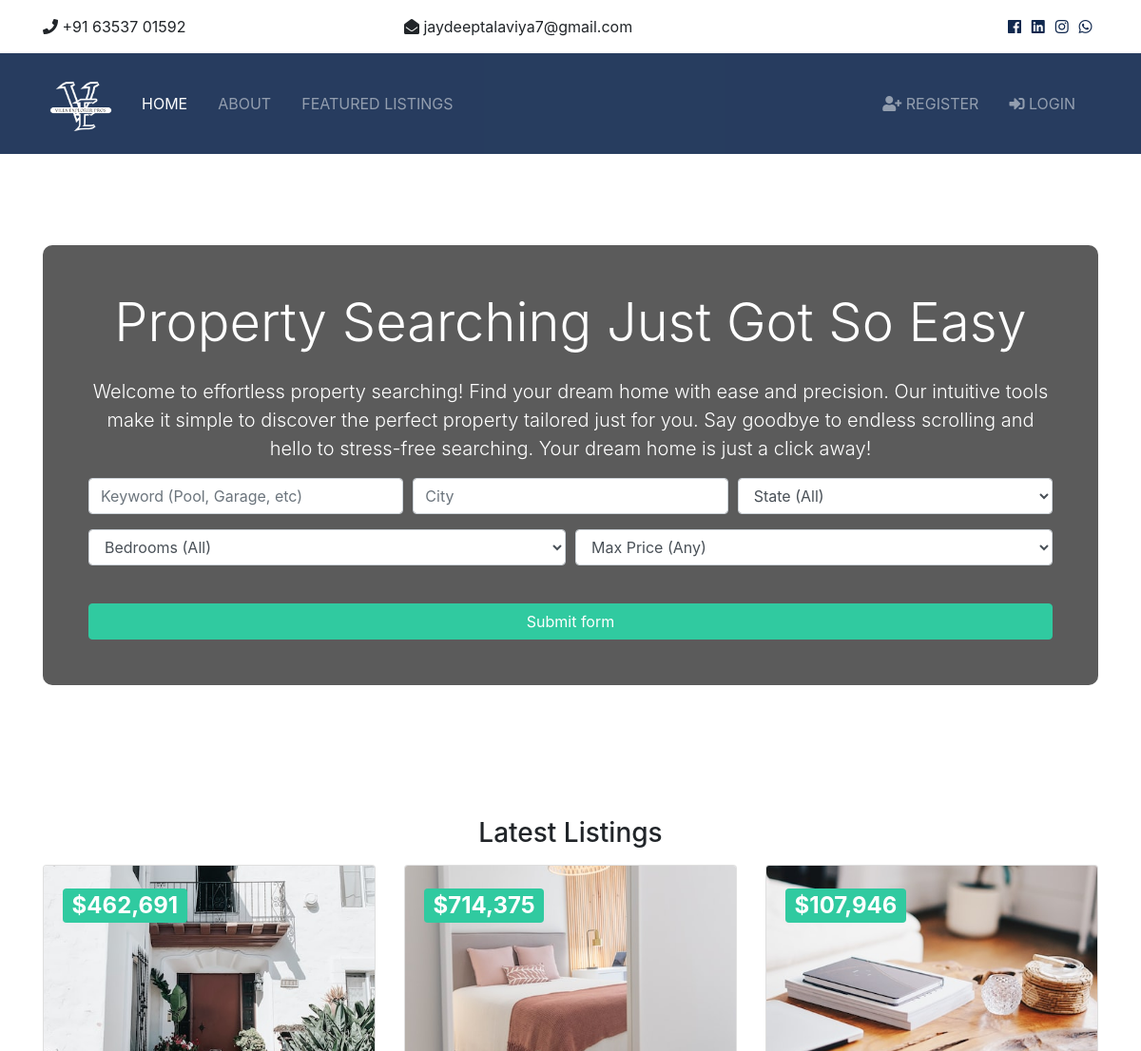
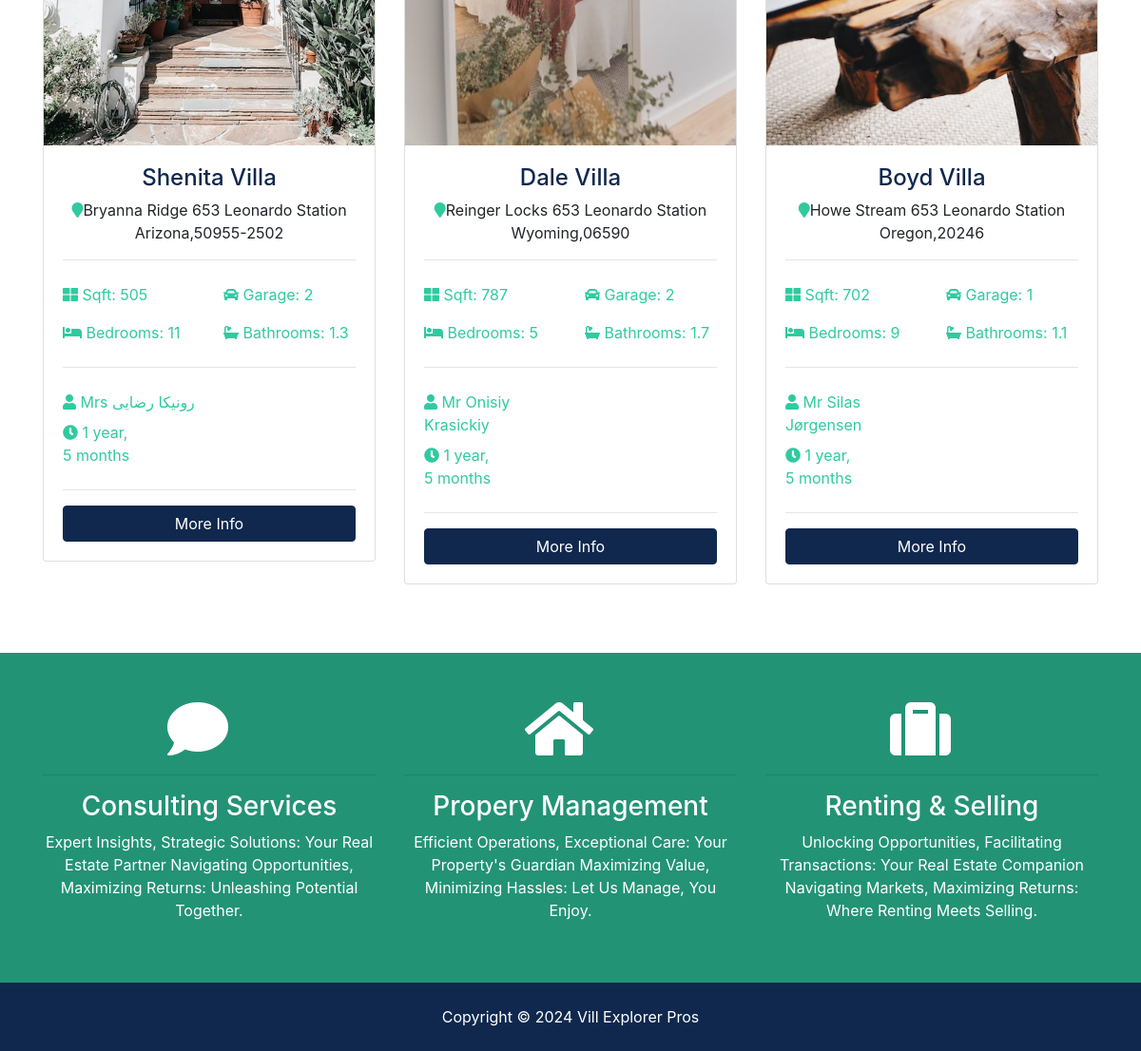
The page / on the database its author committed (2 pictures, top to bottom).
### listings/models.py (models this page shows, shortened)
class Listing(models.Model):
    objects = None
    realtor = models.ForeignKey(Realtor, on_delete=models.DO_NOTHING)
    title = models.CharField(max_length=200)
    address = models.CharField(max_length=200)
    city = models.CharField(max_length=100)
    state = models.CharField(max_length=100)
    zipcode = models.CharField(max_length=20)
    descreption = models.TextField(blank=True)
    price = models.IntegerField()
    bedrooms = models.IntegerField()
    bathrooms = models.DecimalField(max_digits=2, decimal_places=1)
    garage = models.IntegerField(default=0)
    sqft = models.IntegerField()
    lot_size = models.DecimalField(max_digits=5, decimal_places=1)
    photo_main = models.ImageField(upload_to='photos/%Y/%m/%d/')
    photo_1 = models.ImageField(upload_to='photos/%Y/%m/%d/', blank=True)
    photo_2 = models.ImageField(upload_to='photos/%Y/%m/%d/', blank=True)
    photo_3 = models.ImageField(upload_to='photos/%Y/%m/%d/', blank=True)
    photo_4 = models.ImageField(upload_to='photos/%Y/%m/%d/', blank=True)
    photo_5 = models.ImageField(upload_to='photos/%Y/%m/%d/', blank=True)
    photo_6 = models.ImageField(upload_to='photos/%Y/%m/%d/', blank=True)
    is_published = models.BooleanField(default=True)
    list_date = models.DateTimeField(default=datetime.now, blank=True)

### realtors/models.py (models this page shows)
class Realtor(models.Model):
    name = models.CharField(max_length=200)
    photo = models.ImageField(upload_to='photos/&Y/%m/%d/')
    description = models.TextField(blank=True)
    phone = models.CharField(max_length=20)
    email = models.CharField(max_length=50)
    is_mvp = models.BooleanField(default=False)
    hire_date = models.DateTimeField(default=datetime.now, blank=True)
    def __str__(self):
        return self.name

### pages/views.py (the view)
# urls.py: path('', views.index, name='listings'),
def index(request):
    listings = Listing.objects.order_by('-list_date').filter(is_published=True)[:3]
    context = {
        'listings': listings,
        'state_choices': state_choices,
        'bedroom_choices': bedroom_choices,
        'price_choices': price_choices
    }
    return render(request, 'pages/index.html',context)

### templates/pages/index.html (shortened to what this page needs)
{%extends 'base.html'%}
{%load humanize%}
{%block content%}
<!DOCTYPE html>
<html lang="en">
<head>
</head>
<body>
  <section id="showcase">
    <div class="container text-center">
      <div class="home-search p-5">
        <div class="overlay p-5 rounded-pill">
          <h1 class="display-4 mb-4">
            Property Searching Just Got So Easy
          </h1>
          <p class="lead">Welcome to effortless property searching! Find your dream home with ease and precision. Our intuitive tools make it simple to discover the perfect property tailored just for you. Say goodbye to endless scrolling and hello to stress-free searching. Your dream home is just a click away!</p>
          <div class="search">
            <form action="{%url 'search'%}">
              <div class="form-row">
                <div class="col-md-4 mb-3">
                  <input type="text" name="keywords" class="form-control" placeholder="Keyword (Pool, Garage, etc)">
                </div>
                <div class="col-md-4 mb-3">
                  <input type="text" name="city" class="form-control" placeholder="City">
                </div>
                <div class="col-md-4 mb-3">
                  <select name="state" class="form-control">
                    <option selected="true" disabled="disabled">State (All)</option>
                  </select>
                </div>
              </div>
              <div class="form-row">
                <div class="col-md-6 mb-3">
                  <select name="bedrooms" class="form-control">
                    <option selected="true" disabled="disabled">Bedrooms (All)</option>
                  </select>
                </div>
                <div class="col-md-6 mb-3">
                  <select name="price" class="form-control" id="type">
                    <option selected="true" disabled="disabled">Max Price (Any)</option>
                  </select>
                </div>
              </div>
              <button class="btn btn-secondary btn-block mt-4" type="submit">Submit form</button>
            </form>
          </div>
        </div>
      </div>
    </div>
  </section>
  <section id="listings" class="py-5">
    <div class="container">
      <h3 class="text-center mb-3">Latest Listings</h3>
      <div class="row">
        {%if listings%}
          {%for listing in listings%}
            <div class="col-md-6 col-lg-4 mb-4">
              <div class="card listing-preview">
                <img class="card-img-top" src="{{listing.photo_main.url}}" alt="">
                <div class="card-img-overlay">
                  <h2>
                    <span class="badge badge-secondary text-white">${{listing.price | intcomma}}</span>
                  </h2>
                </div>
                <div class="card-body">
                  <div class="listing-heading text-center">
                    <h4 class="text-primary">{{listing.title}}</h4>
                    <p>
                      <i class="fas fa-map-marker text-secondary"></i>{{listing.address}} {{listing.state}},{{listing.zipcode}}</p>
                  </div>
                  <hr>
                  <div class="row py-2 text-secondary">
                    <div class="col-6">
                      <i class="fas fa-th-large"></i> Sqft: {{listing.sqft}}</div>
                    <div class="col-6">
                      <i class="fas fa-car"></i> Garage: {{listing.garage}}</div>
                  </div>
                  <div class="row py-2 text-secondary">
                    <div class="col-6">
                      <i class="fas fa-bed"></i> Bedrooms: {{listing.bedrooms}}</div>
                    <div class="col-6">
                      <i class="fas fa-bath"></i> Bathrooms: {{listing.bathrooms }}</div>
                  </div>
                  <hr>
                  <div class="row py-2 text-secondary">
                    <div class="col-6">
                      <i class="fas fa-user"></i> {{listing.realtor}}</div>
                  </div>
                  <div class="row text-secondary pb-2">
                    <div class="col-6">
                      <i class="fas fa-clock"></i> {{listing.list_date | timesince}}</div>
                  </div>
                  <hr>
                  <a href="{%url 'listing' listing.id %}" class="btn btn-primary btn-block">More Info</a>
                </div>
              </div>
            </div>
          {%endfor%}
        {%else%}
          <div class="col-md-12">
            <p>No Listings Available</p>
          </div>
        {%endif%}
      </div>
    </div>
  </section>
  <section id="services" class="py-5 bg-secondary text-white">
    <div class="container">
      <div class="row text-center">
        <div class="col-md-4">
          <i class="fas fa-comment fa-4x mr-4"></i>
          <hr>
          <h3>Consulting Services</h3>
          <p>Expert Insights, Strategic Solutions: Your Real Estate Partner
Navigating Opportunities, Maximizing Returns: Unleashing Potential Together.</p>
        </div>
        <div class="col-md-4">
          <i class="fas fa-home fa-4x mr-4"></i>
          <hr>
          <h3>Propery Management</h3>
          <p>Efficient Operations, Exceptional Care: Your Property's Guardian
Maximizing Value, Minimizing Hassles: Let Us Manage, You Enjoy.</p>
        </div>
        <div class="col-md-4">
          <i class="fas fa-suitcase fa-4x mr-4"></i>
          <hr>
          <h3>Renting & Selling</h3>
          <p>Unlocking Opportunities, Facilitating Transactions: Your Real Estate Companion
Navigating Markets, Maximizing Returns: Where Renting Meets Selling.</p>
        </div>
      </div>
    </div>
  </section>
</body>
</html>
{%endblock%}

### templates/base.html (shortened to what this page needs)
{%load static%}
<!DOCTYPE html>
<html lang="en">
<head>
      <link rel="stylesheet" href="{%static 'css/all.css'%}">
      <link rel="stylesheet" href="{%static 'css/bootstrap.css'%}">
      <link rel="stylesheet" href="{%static 'css/style.css'%}">
       <link rel="stylesheet" href="{%static 'css/lightbox.min.css'%}">
</head>
<body>
{%include 'partials/_topbar.html'%}
{%include 'partials/_navbar.html'%}
{%block content%}
{%endblock%}
{%include 'partials/_footer.html'%}
</body>
</html>

### templates/partials/_topbar.html (shortened to what this page needs)
<!DOCTYPE html>
<html lang="en">
<head>
</head>
<body>
<section id="top-bar" class="p-3">
    <div class="container">
      <div class="row">
        <div class="col-md-4">
          <i class="fas fa-phone"></i> +91 63537 01592
        </div>
        <div class="col-md-4">
          <i class="fas fa-envelope-open"></i> jaydeeptalaviya7@gmail.com
        </div>
        <div class="col-md-4">
          <div class="social text-right">
            <a target="_blank" href="https://www.facebook.com/share/5B7oprPkkL5ZStbo/?mibextid=qi2Omg">
              <i class="fab fa-facebook"></i>
            </a>
            <a target="_blank" href="https://www.linkedin.com/in/jaydeep-talaviya-540901195">
              <i class="fab fa-linkedin"></i>
            </a>
            <a target="_blank" href="https://www.instagram.com/jay_talaviya_99?igsh=MWN6dG4zdzBrMDhrMA==">
              <i class="fab fa-instagram"></i>
            </a>
            <a target="_blank" href="https://wa.me/916353701592">
              <i class="fab fa-whatsapp"></i>
            </a>
          </div>
        </div>
      </div>
    </div>
  </section>
</body>
</html>

### templates/partials/_navbar.html (shortened to what this page needs)
{%load static%}
<!DOCTYPE html>
<html lang="en">
<head>
</head>
<body>
 <nav class="navbar navbar-expand-lg navbar-dark bg-primary sticky-top">
    <div class="container">
      <a class="navbar-brand" href="{%url 'index'%}">
        <img src="{% static 'img/logo.png'%}" class="logo" alt="">
      </a>
      <div class="collapse navbar-collapse" id="navbarNavAltMarkup">
        <ul class="navbar-nav">
          <li
                {% if '/' == request.path%}
                    class="nav-item active mr-3"
                {%else%}
                    class="nav-item  mr-3"
                {%endif%}
          >
            <a class="nav-link" href="{% url 'index' %}">Home</a>
          </li>
         <li
                {% if 'about' in request.path%}
                    class="nav-item active mr-3"
                {%else%}
                    class="nav-item  mr-3"
                {%endif%}
          >
            <a class="nav-link" href="{%url 'about'%}">About</a>
          </li>
          <li
                {% if 'listings' in request.path%}
                    class="nav-item active mr-3"
                {%else%}
                    class="nav-item  mr-3"
                {%endif%}
          >
            <a class="nav-link" href="{%url 'listings'%}">Featured Listings</a>
          </li>
        </ul>
        <ul class="navbar-nav ml-auto">
            {%if user.is_authenticated%}
                <li
                {% if 'dashboard' in request.path%}
                        class="nav-item active mr-3"
                    {%else%}
                        class="nav-item  mr-3"
                    {%endif%}
                    >
                <a class="nav-link" href="{%url 'dashboard'%}">
                  Welcome {{user.username}} (Dashboard)</a>
                {% if user.is_superuser %}
                    <a class="nav-link" href="{% url 'admin:index' %}">
                        Admin Panel
                    </a>
                {% endif %}
                </li>
                <li class="nav-item mr-3">
                    <a href="javascript:{document.getElementById('logout').submit()}" class="nav-link">
                        <i class="fas fa-sign-out-alt"></i> Logout
                    </a>
                    <form action="{%url 'logout'%}" method="POST" id="logout">
                        {%csrf_token%}
                        <input type="hidden">
                    </form>
                </li>
            {%else%}
              <li
                {% if 'register' in request.path%}
                        class="nav-item active mr-3"
                    {%else%}
                        class="nav-item  mr-3"
                    {%endif%}
              >
                <a class="nav-link" href="{%url 'register'%}">
                  <i class="fas fa-user-plus"></i> Register</a>
              </li>
              <li
                {% if 'login' in request.path%}
                        class="nav-item active mr-3"
                    {%else%}
                        class="nav-item  mr-3"
                    {%endif%}
              >
                <a class="nav-link" href="{%url 'login'%}">
                  <i class="fas fa-sign-in-alt"></i>
                  Login</a>
              </li>
            {%endif%}
        </ul>
      </div>
    </div>
  </nav>
</body>
</html>

### templates/partials/_footer.html (shortened to what this page needs)
<!DOCTYPE html>
<html lang="en">
<head>
</head>
<body>
<footer id="main-footer" class="py-4 bg-primary text-white text-center">
    Copyright &copy;
    <span class="year"></span> Vill Explorer Pros
  </footer>
</body>
</html>

### static/css/all.css (style rules this page uses)
.fa, .fas, .far, .fal, .fab { -moz-osx-font-smoothing: grayscale; -webkit-font-smoothing: antialiased; display: inline-block; font-style: normal; font-variant: normal; text-rendering: auto; line-height: 1; }
.fa-4x { font-size: 4em; }
.fa-bath:before { content: "\f2cd"; }
.fa-bed:before { content: "\f236"; }
.fa-car:before { content: "\f1b9"; }
.fa-clock:before { content: "\f017"; }
.fa-comment:before { content: "\f075"; }
.fa-envelope-open:before { content: "\f2b6"; }
.fa-facebook:before { content: "\f09a"; }
.fa-home:before { content: "\f015"; }
.fa-instagram:before { content: "\f16d"; }
.fa-linkedin:before { content: "\f08c"; }
.fa-map-marker:before { content: "\f041"; }
.fa-phone:before { content: "\f095"; }
.fa-sign-in-alt:before { content: "\f2f6"; }
.fa-suitcase:before { content: "\f0f2"; }
.fa-th-large:before { content: "\f009"; }
.fa-user:before { content: "\f007"; }
.fa-user-plus:before { content: "\f234"; }
.fa-whatsapp:before { content: "\f232"; }
.fab { font-family: 'Font Awesome 5 Brands'; }
.fa, .fas { font-family: 'Font Awesome 5 Free'; font-weight: 900; }

### static/css/style.css (style rules this page uses)
.btn-secondary { color: #fff !important; }
img { width: 100%; }
.logo { width: 80px; }
.navbar { opacity: 0.9; text-transform: uppercase; }
.social a { margin-right: 0.4rem; }
#showcase { background: url(../img/showcase.jpg) no-repeat top center fixed/cover; position: relative; min-height: 650px; color: #fff; padding-top: 6rem; }
#showcase .home-search { min-height: 400px; position: relative; border-radius: 5px; }
#showcase .overlay { content: ''; position: absolute; top: 0; left: 0; min-height: 400px; width: 100%; background: rgba(51, 51, 51, 0.8); }
#services { background: url(../img/building.jpg) no-repeat top center fixed/cover; min-height: 300px; position: relative; overflow: hidden; }
#services::before { content: ''; position: absolute; top: 0; left: 0; min-height: 100%; width: 100%; background: rgba(32, 134, 107, 0.8); }
.listing-preview a { position: relative; }
.rounded-pill { border-radius:10px }

### rows shown on the page
Listing: photo_main (picture), price "462,691", title "Shenita Villa", address "Bryanna Ridge 653 Leonardo Station", state "Arizona", zipcode "50955-2502", sqft "505", garage "2", bedrooms "11", bathrooms "1.3", realtor "Mrs رونیکا رضایی", list_date "1 year, 5 months"
Listing: photo_main (picture), price "714,375", title "Dale Villa", address "Reinger Locks 653 Leonardo Station", state "Wyoming", zipcode "06590", sqft "787", garage "2", bedrooms "5", bathrooms "1.7", realtor "Mr Onisiy Krasickiy", list_date "1 year, 5 months"
Listing: photo_main (picture), price "107,946", title "Boyd Villa", address "Howe Stream 653 Leonardo Station", state "Oregon", zipcode "20246", sqft "702", garage "1", bedrooms "9", bathrooms "1.1", realtor "Mr Silas Jørgensen", list_date "1 year, 5 months"
